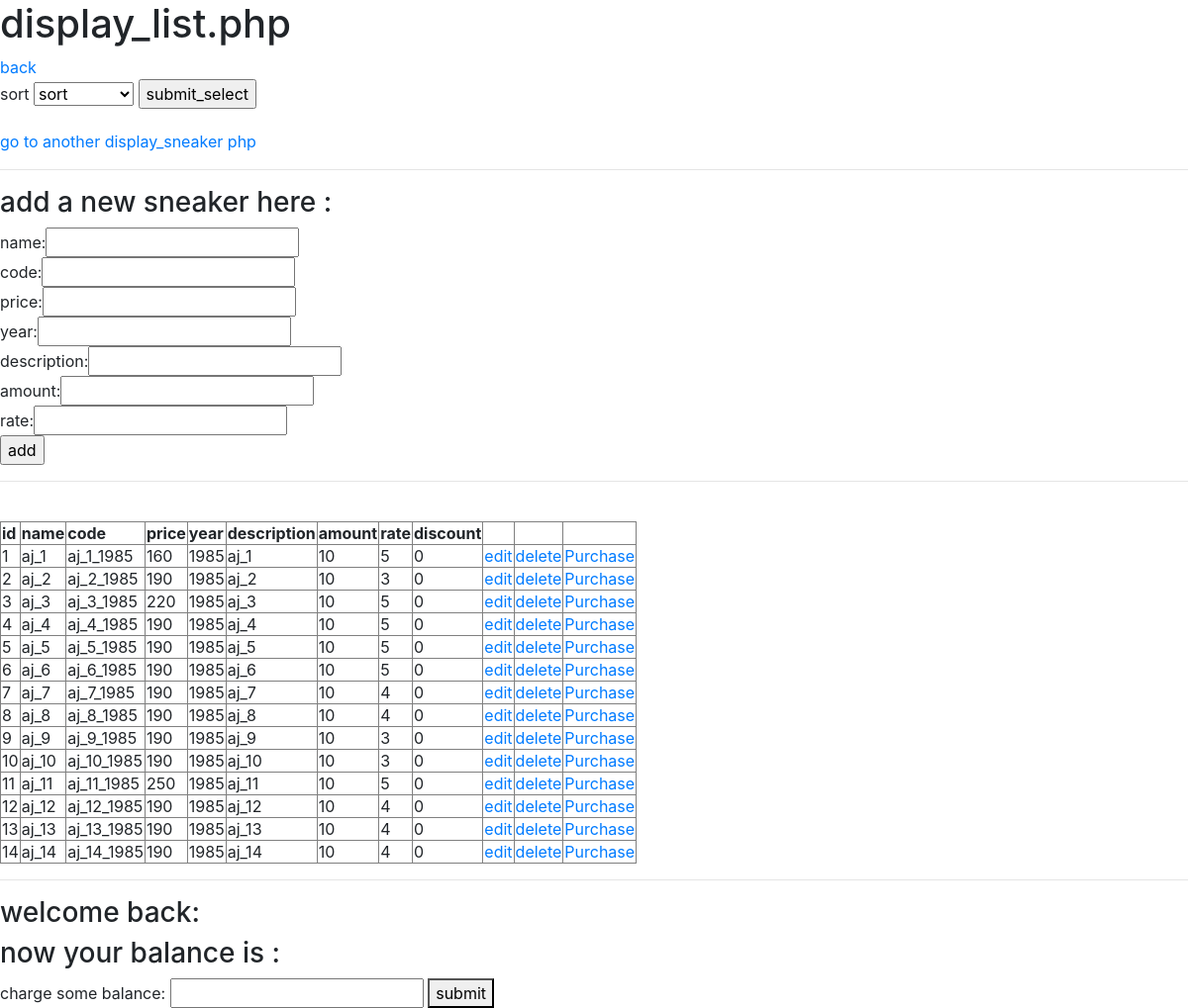
/display_list.php, run on the app's committed database.
### tables this page shows
create table sneakers(
    id INT NOT NULL AUTO_INCREMENT PRIMARY KEY,
    sneaker_name varchar(255) not null,
    sneaker_code varchar(255) not null,
    sneaker_price int not null,
    sneaker_designed_year int not null,
    sneaker_description varchar(255) not null,
    sneaker_amount int not null,
    sneaker_rate int not null,
    sneaker_discount int not null,
	sneaker_owner_id int ,
	FOREIGN KEY(sneaker_owner_id) REFERENCES admin(id),
    sneaker_rated_count int 
);

### util.php (called while the page is built, shortened)
<?php require("db.php");
function get_all(){
    global $db;
    $query = "SELECT * FROM sneakers";
    $stmt = $db->prepare($query);
    $stmt ->execute();
    $result = $stmt->fetchAll();
    return $result;
}

### display_list.php (the view, shortened to what this page needs)
<h1>display_list.php</h1><a href="index.php">back</a>
<?php require_once("util.php");
require_once("header.php");
$sneakers = get_all();
$admin_id = filter_input(INPUT_GET,"admin_id");
$admin = find_admin_by_id($admin_id);
?>
<form action="sort_sneaker.php" method="post">
<label for="select">sort</label>
    <select id="select" name="select_val">
        <option >sort</option>
    </select>
    <input type="submit" name="action" value="submit_select">
</form>
<a href="display_list_2.php">go to another display_sneaker php</a>
<table border="1">
    <form action = "" method="post">
        <tr>
            <th>id</th>
            <th>name</th>
            <th>code</th>
            <th>price</th>
            <th>year</th>
            <th>description</th>
            <th>amount</th>
            <th>rate</th>
            <th>discount</th>
            <th></th>
            <th></th>
            <th></th>
        </tr>
        <?php foreach($sneakers as $sneaker) :?>
        <tr>
            <td><?php echo htmlspecialchars($sneaker["id"]);?></tdli>
            <td><?php echo htmlspecialchars($sneaker["sneaker_name"]) ;?></td>
            <td><?php echo htmlspecialchars($sneaker['sneaker_code']) ;?></td>
            <td><?php echo htmlspecialchars($sneaker['sneaker_price']) ;?></td>
            <td><?php echo htmlspecialchars($sneaker['sneaker_designed_year']) ;?></td>
            <td><?php echo htmlspecialchars($sneaker['sneaker_description']) ;?></td>
            <td><?php echo htmlspecialchars($sneaker['sneaker_amount']) ;?></td>
            <td><?php echo htmlspecialchars($sneaker['sneaker_rate']) ;?></td>
            <td><?php echo htmlspecialchars($sneaker['sneaker_discount']) ;?></td>
            <td><a href="edit_sneaker.php?action=edit&&id=<?php echo $sneaker["id"];?>&&admin_id=<?php echo $admin_id;?>">edit</a></td>
            <td><a href="edit_sneaker.php?action=delete&&id=<?php echo $sneaker["id"];?>">delete</a></td>
            <td><a href="purchase_sneaker.php?id=<?php echo $sneaker["id"];?>&&admin_id=<?php echo $admin_id;?>">Purchase</a></td>
        </tr>
        <?php endforeach;?>
    </form>
<hr/>
<h3>add a new sneaker here :</h3>
<form action="<?php echo $_SERVER['PHP_SELF']; ?>" method="post">
    name:<input type="text" name="add_name"><br />
    code:<input type="text" name="add_code"><br />
    price:<input type="text" name="add_price"><br />
    year:<input type="number" name="add_year"><br />
    description:<input type="text" name="add_description"><br />
    amount:<input type="number" name="add_amount"><br />
    rate:<input type="number" name="add_rate"><br />
    <input type="submit" name="action" value="add">
</form>
<hr /><br />
</table>
<hr />
<h3>welcome back: <?php echo $admin['name'];?></h3>
<h3>now your balance is : <span id="admin_balance"><?php echo $admin['balance'] ;?></span></h3>
<lable>charge some balance:
        <input id="charge_input">
        <button id ="charge_btn">submit</button>
</lable>
<?php require_once("footer.php");?>

### header.php (shortened to what this page needs)
<!doctype html>
<html>
    <head>
    <link rel="stylesheet" href="https://maxcdn.bootstrapcdn.com/bootstrap/4.0.0-alpha.6/css/bootstrap.min.css">
    </head>
    <body>

### footer.php
</body>
</html>

### data on the page
sneakers: id "1", sneaker_name "aj_1", sneaker_code "aj_1_1985", sneaker_price "160", sneaker_designed_year "1985", sneaker_description "aj_1", sneaker_amount "10", sneaker_rate "5", sneaker_discount "0"
sneakers: id "2", sneaker_name "aj_2", sneaker_code "aj_2_1985", sneaker_price "190", sneaker_designed_year "1985", sneaker_description "aj_2", sneaker_amount "10", sneaker_rate "3", sneaker_discount "0"
sneakers: id "3", sneaker_name "aj_3", sneaker_code "aj_3_1985", sneaker_price "220", sneaker_designed_year "1985", sneaker_description "aj_3", sneaker_amount "10", sneaker_rate "5", sneaker_discount "0"
sneakers: id "4", sneaker_name "aj_4", sneaker_code "aj_4_1985", sneaker_price "190", sneaker_designed_year "1985", sneaker_description "aj_4", sneaker_amount "10", sneaker_rate "5", sneaker_discount "0"
sneakers: id "5", sneaker_name "aj_5", sneaker_code "aj_5_1985", sneaker_price "190", sneaker_designed_year "1985", sneaker_description "aj_5", sneaker_amount "10", sneaker_rate "5", sneaker_discount "0"
sneakers: id "6", sneaker_name "aj_6", sneaker_code "aj_6_1985", sneaker_price "190", sneaker_designed_year "1985", sneaker_description "aj_6", sneaker_amount "10", sneaker_rate "5", sneaker_discount "0"
sneakers: id "7", sneaker_name "aj_7", sneaker_code "aj_7_1985", sneaker_price "190", sneaker_designed_year "1985", sneaker_description "aj_7", sneaker_amount "10", sneaker_rate "4", sneaker_discount "0"
sneakers: id "8", sneaker_name "aj_8", sneaker_code "aj_8_1985", sneaker_price "190", sneaker_designed_year "1985", sneaker_description "aj_8", sneaker_amount "10", sneaker_rate "4", sneaker_discount "0"
sneakers: id "9", sneaker_name "aj_9", sneaker_code "aj_9_1985", sneaker_price "190", sneaker_designed_year "1985", sneaker_description "aj_9", sneaker_amount "10", sneaker_rate "3", sneaker_discount "0"
sneakers: id "10", sneaker_name "aj_10", sneaker_code "aj_10_1985", sneaker_price "190", sneaker_designed_year "1985", sneaker_description "aj_10", sneaker_amount "10", sneaker_rate "3", sneaker_discount "0"
sneakers: id "11", sneaker_name "aj_11", sneaker_code "aj_11_1985", sneaker_price "250", sneaker_designed_year "1985", sneaker_description "aj_11", sneaker_amount "10", sneaker_rate "5", sneaker_discount "0"
sneakers: id "12", sneaker_name "aj_12", sneaker_code "aj_12_1985", sneaker_price "190", sneaker_designed_year "1985", sneaker_description "aj_12", sneaker_amount "10", sneaker_rate "4", sneaker_discount "0"
sneakers: id "13", sneaker_name "aj_13", sneaker_code "aj_13_1985", sneaker_price "190", sneaker_designed_year "1985", sneaker_description "aj_13", sneaker_amount "10", sneaker_rate "4", sneaker_discount "0"
sneakers: id "14", sneaker_name "aj_14", sneaker_code "aj_14_1985", sneaker_price "190", sneaker_designed_year "1985", sneaker_description "aj_14", sneaker_amount "10", sneaker_rate "4", sneaker_discount "0"
